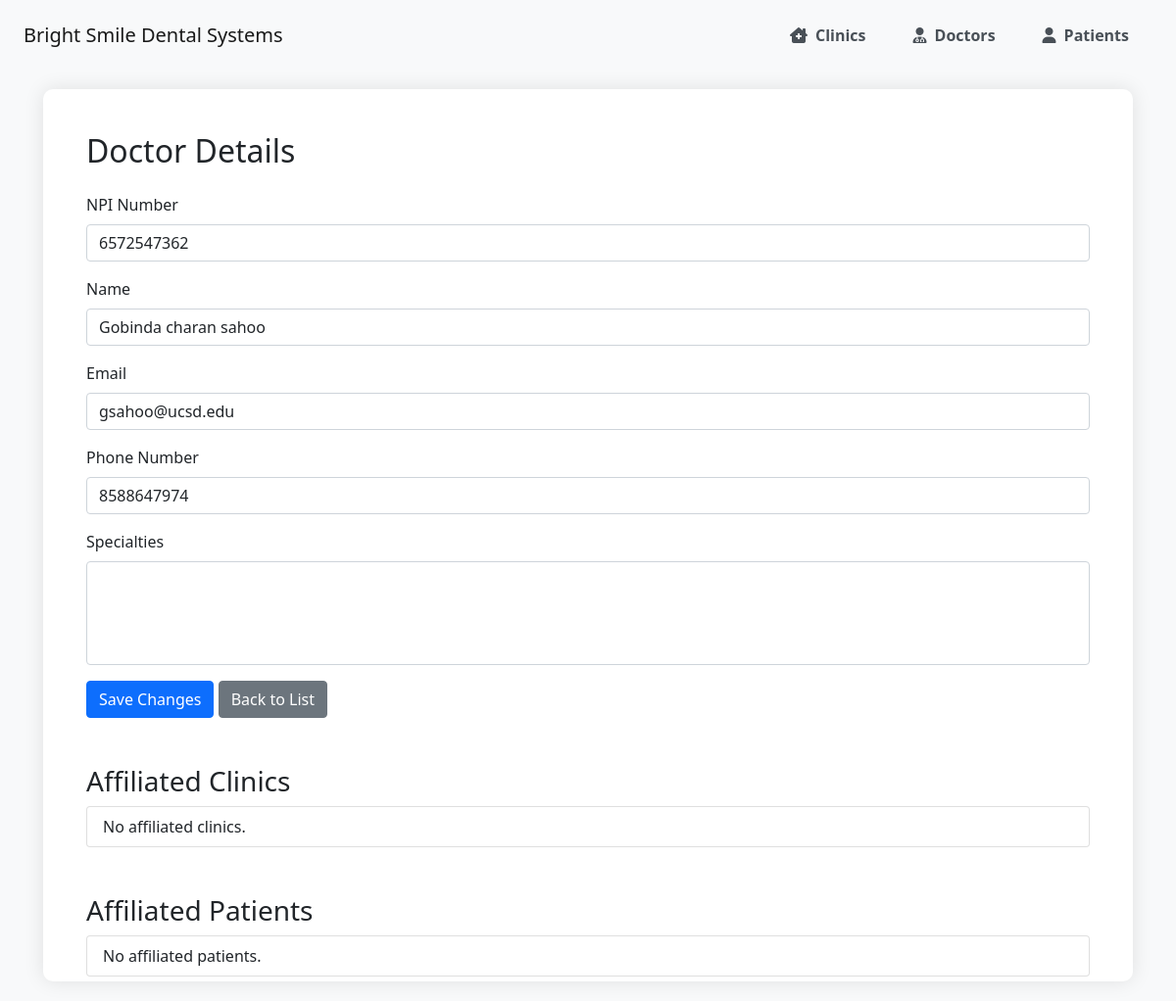
Screenshot of /management/doctors/1/ (signed in) with the database file from the repository.
### staff_patient_management/models.py (models this page shows, shortened)
class Doctor(models.Model):
    npi = models.CharField(max_length=10, unique=True)
    name = models.CharField(max_length=100)
    phone_number = models.CharField(max_length=15)
    email = models.EmailField(null=True, blank=True)
    specialties = models.JSONField(default=list, blank=True)
    clinics = models.ManyToManyField(Clinic, related_name="doctors", through='DoctorClinicAffiliation')

### staff_patient_management/views.py (the view)
# urls.py: path('doctors/<int:id>/', views.doctor_detail_view, name='doctor_detail'),
@login_required
def doctor_detail_view(request, id):
    doctor = get_object_or_404(Doctor, id=id)
    context = {'doctor': doctor}
    return render(request, 'doctor_detail.html', context)

### staff_patient_management/templates/doctor_detail.html (shortened to what this page needs)
{% extends 'base.html' %}
{% block content %}
<div class="container mt-4">
    <h2 class="mb-4">Doctor Details</h2>
    <form method="POST" action="{% url 'edit_doctor' doctor.id %}">
        <div class="mb-3">
            <label for="npi" class="form-label">NPI Number</label>
            <input type="text" class="form-control" id="npi" name="npi" value="{{ doctor.npi }}" required>
        </div>
        <div class="mb-3">
            <label for="name" class="form-label">Name</label>
            <input type="text" class="form-control" id="name" name="name" value="{{ doctor.name }}" required>
        </div>
        <div class="mb-3">
            <label for="email" class="form-label">Email</label>
            <input type="email" class="form-control" id="email" name="email" value="{{ doctor.email }}" required>
        </div>
        <div class="mb-3">
            <label for="phone" class="form-label">Phone Number</label>
            <input type="tel" class="form-control" id="phone" name="phone_number" value="{{ doctor.phone_number }}" required>
        </div>
        <div class="mb-3">
            <label for="specialties" class="form-label">Specialties</label>
            <select id="specialties" name="specialties" class="form-select" required multiple>
            </select>
        </div>
        <button type="submit" class="btn btn-primary">Save Changes</button>
        <a href="{% url 'doctor_list' %}" class="btn btn-secondary">Back to List</a>
    </form>
    <h3 class="mt-5">Affiliated Clinics</h3>
    <ul class="list-group">
        {% for clinic in doctor.clinics.all %}
            <li class="list-group-item">{{ clinic.name }}</li>
        {% empty %}
            <li class="list-group-item">No affiliated clinics.</li>
        {% endfor %}
    </ul>
    <h3 class="mt-5">Affiliated Patients</h3>
    <ul class="list-group">
        {% for patient in doctor.patient_set.all %}
            <li class="list-group-item">{{ patient.name }} (Last Visit: {{ patient.last_visit_date }})</li>
        {% empty %}
            <li class="list-group-item">No affiliated patients.</li>
        {% endfor %}
    </ul>
</div>
{% endblock %}

### staff_patient_management/templates/base.html (style rules this page uses)
body { font-family: 'Segoe UI', Tahoma, Geneva, Verdana, sans-serif; background-color: #f8f9fa; }

### rows the page displays
Doctor: npi "6572547362", name "Gobinda charan sahoo", email "gsahoo@ucsd.edu", phone_number "8588647974"
